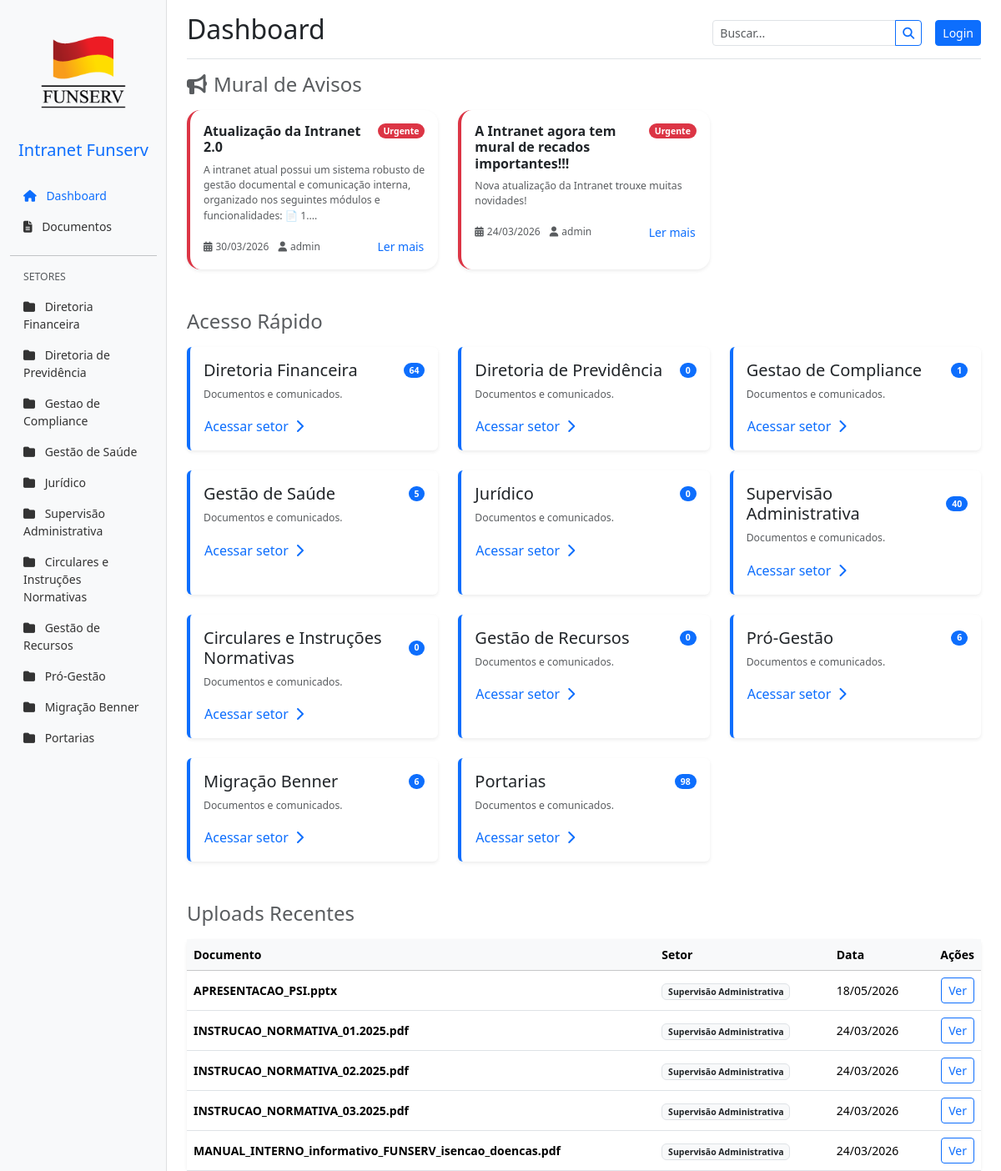
/index, run on the app's committed database.
### app/models.py (models this page shows, shortened)
class Sector(db.Model):
    id = db.Column(db.Integer, primary_key=True)
    name = db.Column(db.String(100), unique=True, nullable=False)
    description = db.Column(db.String(255))
    documents = db.relationship('Document', backref='sector_rel', lazy=True)

class Announcement(db.Model):
    id = db.Column(db.Integer, primary_key=True)
    title = db.Column(db.String(100), nullable=False)
    content = db.Column(db.Text, nullable=False)
    date_posted = db.Column(db.DateTime, nullable=False, default=datetime.utcnow)
    is_important = db.Column(db.Boolean, default=False)
    user_id = db.Column(db.Integer, db.ForeignKey('user.id'), nullable=False)
    author = db.relationship('User', backref='announcements', lazy=True)

class User(db.Model, UserMixin):
    id = db.Column(db.Integer, primary_key=True)
    username = db.Column(db.String(20), unique=True, nullable=False)
    email = db.Column(db.String(120), unique=True, nullable=False)
    password_hash = db.Column(db.String(128), nullable=False)
    is_active = db.Column(db.Boolean, default=True)
    must_change_password = db.Column(db.Boolean, default=True)
    role_id = db.Column(db.Integer, db.ForeignKey('role.id'), nullable=True)
    role_rel = db.relationship('Role', backref='users', lazy=True)

class Document(db.Model):
    id = db.Column(db.Integer, primary_key=True)
    title = db.Column(db.String(200), nullable=False)
    filename = db.Column(db.String(255), nullable=False)
    original_filename = db.Column(db.String(255))
    description = db.Column(db.Text)
    upload_date = db.Column(db.DateTime, nullable=False, default=datetime.utcnow)
    sector_id = db.Column(db.Integer, db.ForeignKey('sector.id'), nullable=False)
    category_id = db.Column(db.Integer, db.ForeignKey('category.id'), nullable=True)
    user_id = db.Column(db.Integer, db.ForeignKey('user.id'), nullable=True) # Who uploaded it
    tags = db.Column(db.String(255)) # Simple comma-separated tags for now
    is_active = db.Column(db.Boolean, default=True)
    thumbnail = db.Column(db.String(255)) # Path to the thumbnail image

### app/documents/routes.py (the view)
@documents.route('/')
@documents.route('/index')
def index():
    q = request.args.get('q', '').strip()
    if q:
        return redirect(url_for('documents.browse_all', q=q))
    sectors = Sector.query.all()
    recent_docs = Document.query.order_by(Document.upload_date.desc()).limit(5).all()
    announcements = Announcement.query.order_by(Announcement.date_posted.desc()).limit(3).all()
    return render_template('documents/dashboard.html',
                           sectors=sectors,
                           recent_docs=recent_docs,
                           announcements=announcements)

### app/__init__.py (called while the page is built)
def create_app(config_class=Config):
    app = Flask(__name__)
    app.config.from_object(config_class)
    db.init_app(app)
    login_manager.init_app(app)
    if not os.path.exists(app.config['UPLOAD_FOLDER']):
        os.makedirs(app.config['UPLOAD_FOLDER'])
    from app.auth.routes import auth
    from app.documents.routes import documents
    from app.admin.routes import admin
    app.register_blueprint(auth)
    app.register_blueprint(documents)
    app.register_blueprint(admin)
    @app.context_processor
    def inject_sectors():
        from app.models import Sector
        return dict(sectors=Sector.query.all())
    return app

### app/auth/routes.py (called while the page is built)
@auth.before_app_request
def enforce_password_change():
    if current_user.is_authenticated and current_user.must_change_password:
        if request.endpoint and request.endpoint not in ('auth.change_password', 'auth.logout', 'static'):
            flash('Por segurança, redefina sua senha provisória antes de continuar.', 'warning')
            return redirect(url_for('auth.change_password'))

### app/templates/documents/dashboard.html (shortened to what this page needs)
{% extends "base.html" %}
{% block header %}Dashboard{% endblock %}
{% block content %}
<div class="row mb-5">
    <div class="col-12">
        <div class="d-flex justify-content-between align-items-center mb-3">
            <h4 class="text-muted mb-0"><i class="fas fa-bullhorn me-2"></i>Mural de Avisos</h4>
        </div>
        {% if announcements %}
            <div class="row row-cols-1 row-cols-md-2 row-cols-lg-3 g-4">
                {% for announcement in announcements %}
                <div class="col">
                    <div class="card h-100 shadow-sm border-0 rounded-4 transition-up {% if announcement.is_important %}border-start border-danger border-4{% endif %}">
                        <div class="card-body">
                            <div class="d-flex justify-content-between align-items-start mb-2">
                                <h5 class="card-title h6 fw-bold mb-0">{{ announcement.title }}</h5>
                                {% if announcement.is_important %}
                                    <span class="badge bg-danger rounded-pill pulse-red">Urgente</span>
                                {% endif %}
                            </div>
                            <p class="card-text text-muted small mb-3">{{ announcement.content|truncate(150) }}</p>
                            <div class="d-flex justify-content-between align-items-center mt-auto">
                                <div class="text-muted extra-small">
                                    <i class="fas fa-calendar-alt me-1"></i>{{ announcement.date_posted.strftime('%d/%m/%Y') }}
                                    <span class="ms-2"><i class="fas fa-user me-1"></i>{{ announcement.author.username }}</span>
                                </div>
                                <button type="button" class="btn btn-link btn-sm p-0 text-decoration-none" data-bs-toggle="modal" data-bs-target="#announcementModal{{ announcement.id }}">
                                    Ler mais
                                </button>
                            </div>
                        </div>
                    </div>
                </div>
                {% endfor %}
            </div>
        {% endif %}
    </div>
</div>
<div class="row mb-5">
    <div class="col-12">
        <h4 class="mb-3 text-muted">Acesso Rápido</h4>
        <div class="row row-cols-1 row-cols-md-2 row-cols-lg-3 g-4">
            {% for sector in sectors %}
            <div class="col">
                <div class="card h-100 border-start border-primary border-4">
                    <div class="card-body">
                        <div class="d-flex justify-content-between align-items-center">
                            <h5 class="card-title mb-0">{{ sector.name }}</h5>
                            <span class="badge bg-primary rounded-pill">{{ sector.documents|length }}</span>
                        </div>
                        <p class="card-text text-muted small mt-2">{{ sector.description or 'Documentos e comunicados.' }}</p>
                        <a href="{{ url_for('documents.list_by_sector', sector_id=sector.id) }}" class="btn btn-link p-0 stretched-link text-decoration-none">Acessar setor <i class="fas fa-chevron-right ms-1"></i></a>
                    </div>
                </div>
            </div>
            {% endfor %}
        </div>
    </div>
</div>
<div class="row">
    <div class="col-12">
        <h4 class="mb-3 text-muted">Uploads Recentes</h4>
        <div class="card shadow-sm">
            <div class="card-body p-0">
                <div class="table-responsive">
                    <table class="table table-hover align-middle mb-0">
                        <thead class="table-light">
                            <tr>
                                <th>Documento</th>
                                <th>Setor</th>
                                <th>Data</th>
                                <th class="text-end">Ações</th>
                            </tr>
                        </thead>
                        <tbody>
                            {% for doc in recent_docs %}
                            <tr>
                                <td>
                                    <div class="fw-bold">{{ doc.title }}</div>
                                </td>
                                <td><span class="badge bg-light text-dark border">{{ doc.sector_rel.name }}</span></td>
                                <td>{{ doc.upload_date.strftime('%d/%m/%Y') }}</td>
                                <td class="text-end">
                                    <div class="btn-group">
                                        <a href="{{ url_for('documents.view_document', doc_id=doc.id) }}" class="btn btn-sm btn-outline-primary">Ver</a>
                                    </div>
                                </td>
                            </tr>
                            {% endfor %}
                        </tbody>
                    </table>
                </div>
            </div>
        </div>
    </div>
</div>
{% endblock %}

### app/templates/base.html (shortened to what this page needs)
<!DOCTYPE html>
<html lang="pt-br">
<head>
    <link href="https://cdn.jsdelivr.net/npm/bootstrap@5.3.3/dist/css/bootstrap.min.css" rel="stylesheet">
    <link rel="stylesheet" href="https://cdnjs.cloudflare.com/ajax/libs/font-awesome/6.5.0/css/all.min.css">
    <link rel="stylesheet" href="{{ url_for('static', filename='css/style.css') }}">
</head>
<body>
    <div class="container-fluid">
        <div class="row">
            <nav id="sidebar" class="col-md-3 col-lg-2 d-md-block bg-light sidebar collapse">
                <div class="position-sticky pt-3">
                    <div class="text-center mb-4">
                        <img src="{{ url_for('static', filename='img/logo.png') }}" alt="Logo" class="img-fluid px-3">
                        <h5 class="mt-2 text-primary">Intranet Funserv</h5>
                    </div>
                    <ul class="nav flex-column">
                        <li class="nav-item">
                            <a class="nav-link active" href="{{ url_for('documents.index') }}">
                                <i class="fas fa-home me-2"></i> Dashboard
                            </a>
                        </li>
                        <li class="nav-item">
                            <a class="nav-link" href="{{ url_for('documents.browse_all') }}">
                                <i class="fas fa-file-alt me-2"></i> Documentos
                            </a>
                        </li>
                        <hr>
                        <li class="nav-item text-muted ps-3 small mb-2">SETORES</li>
                        {% for s in sectors %}
                        <li class="nav-item">
                            <a class="nav-link" href="{{ url_for('documents.list_by_sector', sector_id=s.id) }}">
                                <i class="fas fa-folder me-2"></i> {{ s.name }}
                            </a>
                        </li>
                        {% endfor %}
                    </ul>
                </div>
            </nav>
            <main class="col-md-9 ms-sm-auto col-lg-10 px-md-4">
                <div class="d-flex justify-content-between flex-wrap flex-md-nowrap align-items-center pt-3 pb-2 mb-3 border-bottom">
                    <h1 class="h2">{% block header %}{% endblock %}</h1>
                    <div class="d-flex align-items-center">
                        <form class="d-flex me-3" action="{{ url_for('documents.index') }}" method="GET">
                            <div class="input-group input-group-sm">
                                <input class="form-control" type="search" name="q" placeholder="Buscar..." value="{{ q or '' }}">
                                <button class="btn btn-outline-primary" type="submit"><i class="fas fa-search"></i></button>
                            </div>
                        </form>
                        <div class="btn-toolbar mb-2 mb-md-0">
                            {% if current_user.is_authenticated %}
                                <span class="navbar-text me-3 small">Olá, <strong>{{ current_user.username }}</strong></span>
                                <a href="{{ url_for('auth.logout') }}" class="btn btn-sm btn-outline-danger">Sair</a>
                            {% else %}
                                <a href="{{ url_for('auth.login') }}" class="btn btn-sm btn-primary">Login</a>
                            {% endif %}
                        </div>
                    </div>
                </div>
                {% block content %}{% endblock %}
            </main>
        </div>
    </div>
</body>
</html>

### app/static/css/style.css (style rules this page uses)
:root { --primary-color: #0d6efd; --sidebar-bg: #f8f9fa; --sidebar-active-color: #0d6efd; --card-shadow: 0 0.125rem 0.25rem rgba(0, 0, 0, 0.075); }
body { font-family: 'Segoe UI', Tahoma, Geneva, Verdana, sans-serif; font-size: .875rem; }
#sidebar { min-height: 100vh; box-shadow: inset -1px 0 0 rgba(0, 0, 0, .1); }
.sidebar .nav-link { font-weight: 500; color: #333; }
.sidebar .nav-link.active { color: var(--sidebar-active-color); }
.card { border: none; box-shadow: var(--card-shadow); transition: transform 0.2s; }

### app/templates/documents/dashboard.html (style rules this page uses)
.transition-up { transition: transform 0.2s ease-in-out; }
.extra-small { font-size: 0.75rem; }
.pulse-red { box-shadow: 0 0 0 0 rgba(220, 53, 69, 0.7); animation: pulse-red 2s infinite; }

### data on the page
Sector: name "Diretoria Financeira", documents|length "64", description "Documentos e comunicados."
Sector: name "Diretoria de Previdência", documents|length "0", description "Documentos e comunicados."
Sector: name "Gestao de Compliance", documents|length "1", description "Documentos e comunicados."
Sector: name "Gestão de Saúde", documents|length "5", description "Documentos e comunicados."
Sector: name "Jurídico", documents|length "0", description "Documentos e comunicados."
Sector: name "Supervisão Administrativa", documents|length "40", description "Documentos e comunicados."
Sector: name "Circulares e Instruções Normativas", documents|length "0", description "Documentos e comunicados."
Sector: name "Gestão de Recursos", documents|length "0", description "Documentos e comunicados."
Sector: name "Pró-Gestão", documents|length "6", description "Documentos e comunicados."
Sector: name "Migração Benner", documents|length "6", description "Documentos e comunicados."
Sector: name "Portarias", documents|length "98", description "Documentos e comunicados."
Announcement: title "Atualização da Intranet 2.0", is_important "Urgente", content "A intranet atual possui um sistema robusto de gestão documental e comunicação interna, organizado nos seguintes módulos e funcionalidades: 📄 1....", date_posted "30/03/2026", author.username "admin"
Announcement: title "A Intranet agora tem mural de recados importantes!!!", is_important "Urgente", content "Nova atualização da Intranet trouxe muitas novidades!", date_posted "24/03/2026", author.username "admin"
Document: title "APRESENTACAO_PSI.pptx", sector_rel.name "Supervisão Administrativa", upload_date "18/05/2026"
Document: title "INSTRUCAO_NORMATIVA_01.2025.pdf", sector_rel.name "Supervisão Administrativa", upload_date "24/03/2026"
Document: title "INSTRUCAO_NORMATIVA_02.2025.pdf", sector_rel.name "Supervisão Administrativa", upload_date "24/03/2026"
Document: title "INSTRUCAO_NORMATIVA_03.2025.pdf", sector_rel.name "Supervisão Administrativa", upload_date "24/03/2026"
Document: title "MANUAL_INTERNO_informativo_FUNSERV_isencao_doencas.pdf", sector_rel.name "Supervisão Administrativa", upload_date "24/03/2026"
